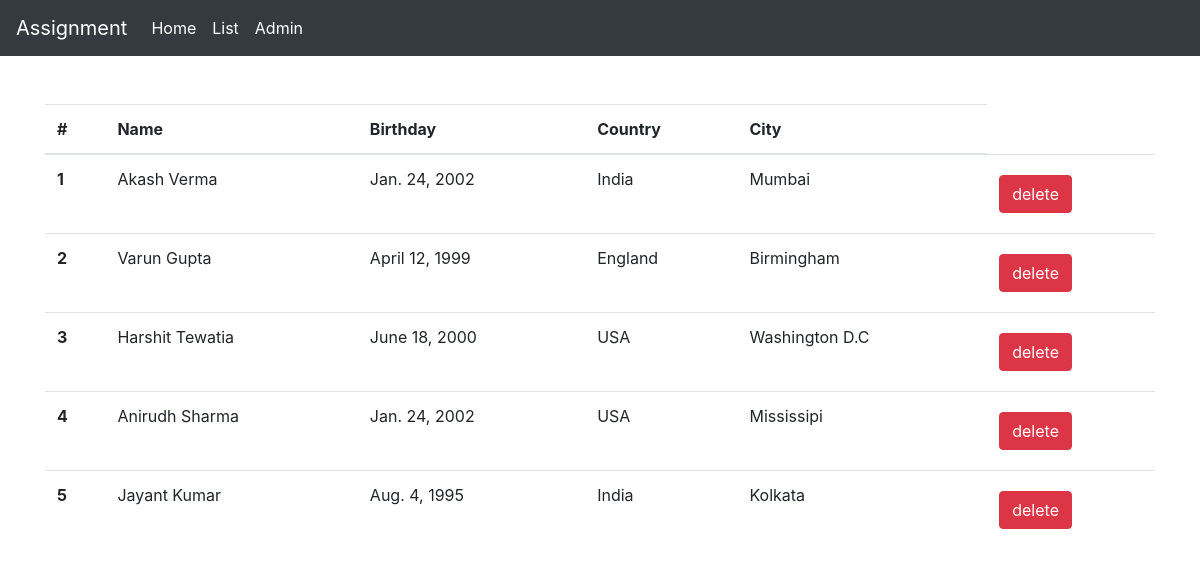
Page /list/ on the committed database.
### home_app/models.py (models this page shows, shortened)
class Person(models.Model):
    name = models.CharField(max_length=124)
    birthday = models.DateField(default=None, null=False)
    country = models.ForeignKey(Country, on_delete=models.SET_NULL, blank=True, null=True)
    city = models.ForeignKey(City, on_delete=models.SET_NULL, blank=True, null=True)

class Country(models.Model):
    name = models.CharField(max_length=40)
    def __str__(self):
        return self.name

class City(models.Model):
    country = models.ForeignKey(Country, on_delete=models.CASCADE)
    name = models.CharField(max_length=40)
    def __str__(self):
        return self.name

### home_app/views.py (the view)
# urls.py: path('list/', views.person_list, name='list'),
def person_list(request):
    persons = Person.objects.all()
    return render(request, 'list.html', {'persons':persons})

### templates/list.html (shortened to what this page needs)
<!doctype html>
{% extends 'base.html' %}
{% block body_block %}
<div class="container my-3">
{% if persons %}
      <table class="table mt-5">
        <thead>
          <tr>
            <th scope="col">#</th>
            <th scope="col">Name</th>
            <th scope="col">Birthday</th>
            <th scope="col">Country</th>
            <th scope="col">City</th>
          </tr>
        </thead>
        <tbody>
        {% for person in persons %}
          <tr>
            <th scope="row">{{forloop.counter}}</th>
            <td>{{person.name}}</td>
            <td>{{person.birthday}}</td>
            <td>{{person.country}}</td>
            <td>{{person.city}}</td>
            <td><a href="{% url "home_app:delete" person.id %}" class="btn btn-danger my-2">delete</a></td>
          </tr>
          {% endfor %}
        </tbody>
      </table>
      {% else %}<h1 style="text-align:center">No forms submitted yet!</h1>
      {% endif %}
</div>
{% endblock body_block %}

### templates/base.html (shortened to what this page needs)
<!doctype html>
<html lang="en">
  <head>
    <link rel="stylesheet" href="https://cdn.jsdelivr.net/npm/bootstrap@4.6.0/dist/css/bootstrap.min.css">
  </head>
  <body>
    <nav class="navbar navbar-expand-lg navbar-dark bg-dark navcus">
      <a class="navbar-brand" href="{% url 'home_app:home' %}">Assignment</a>
      <div class="collapse navbar-collapse" id="navbarNavAltMarkup">
        <div class="navbar-nav">
          <a class="nav-link active" href="{% url 'home_app:home' %}">Home <span class="sr-only">(current)</span></a>
          <a class="nav-link active" href="{% url 'home_app:list' %}">List <span class="sr-only">(current)</span></a>
          <a class="nav-link active" href="{% url 'admin:index' %}">Admin <span class="sr-only">(current)</span></a>
        </div>
      </div>
    </nav>
    {% block body_block %}
    {% endblock body_block %}
  </body>
</html>

### rows in the picture
Person: name "Akash Verma", birthday "Jan. 24, 2002", country "India", city "Mumbai"
Person: name "Varun Gupta", birthday "April 12, 1999", country "England", city "Birmingham"
Person: name "Harshit Tewatia", birthday "June 18, 2000", country "USA", city "Washington D.C"
Person: name "Anirudh Sharma", birthday "Jan. 24, 2002", country "USA", city "Mississipi"
Person: name "Jayant Kumar", birthday "Aug. 4, 1995", country "India", city "Kolkata"
